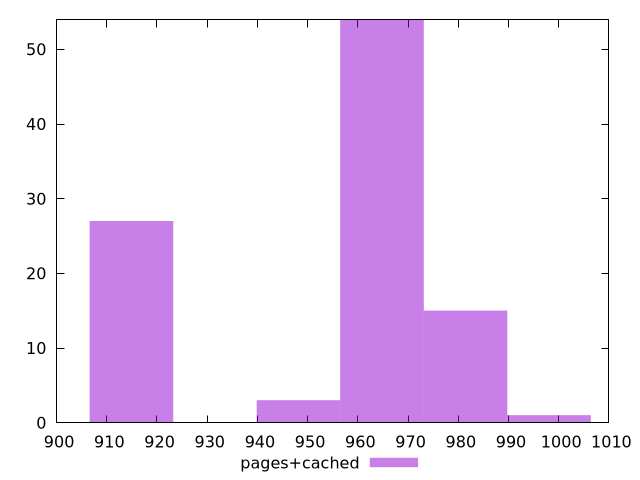

The script that saved this image:
$_pagesCached <<EOF
998.0782522961956 1
981.4436147579257 15
914.9050646048461 27
964.8089772196558 54
948.1743396813858 3
EOF
set key outside below
set terminal pngcairo
set output "report_00004_2020-11-02T20-21-41.718Z/render-blocking-resources/pages+cached//raw_hist.png"
set yrange [0:54]
set boxwidth 16.634637538269928
set style fill transparent solid 0.5 noborder
plot $_pagesCached title "pages+cached" with boxes ,
